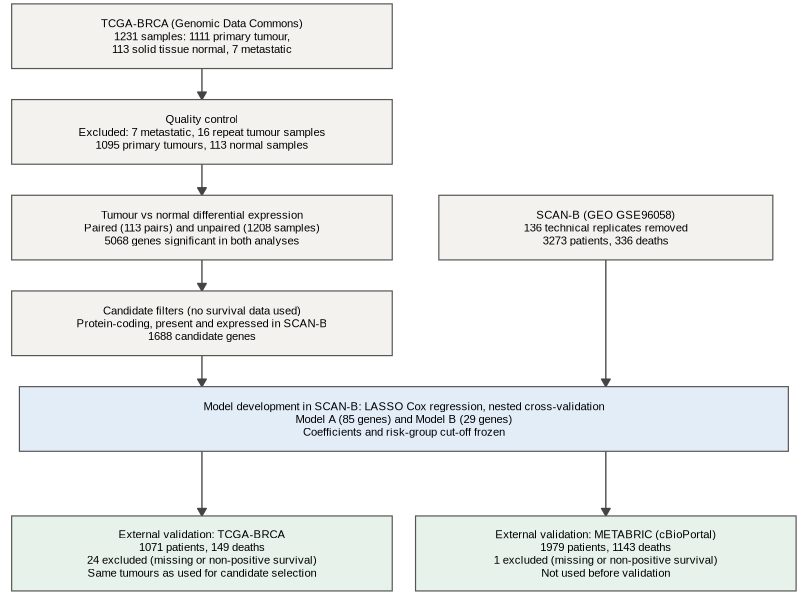

Write R code to recreate this figure.
# 24_study_flow.R
# Study flow diagram (REMARK item 12): patients and genes at each stage of the analysis.
# Counts are those reported by 01-06c and 09 (see the corresponding logs).
# Run from the project root with the brca_modules environment:
#   Rscript scripts/24_study_flow.R

suppressPackageStartupMessages(library(ggplot2))

box <- function(id, x, y, w, h, label, fill = "#f3f2ee") data.frame(id, x, y, w, h, label, fill)
b <- rbind(
  box("t1", 2.55, 11.0, 4.9, 1.25, "TCGA-BRCA (Genomic Data Commons)\n1231 samples: 1111 primary tumour,\n113 solid tissue normal, 7 metastatic"),
  box("t2", 2.55, 9.15, 4.9, 1.25, "Quality control\nExcluded: 7 metastatic, 16 repeat tumour samples\n1095 primary tumours, 113 normal samples"),
  box("t3", 2.55, 7.3, 4.9, 1.25, "Tumour vs normal differential expression\nPaired (113 pairs) and unpaired (1208 samples)\n5068 genes significant in both analyses"),
  box("t4", 2.55, 5.45, 4.9, 1.25, "Candidate filters (no survival data used)\nProtein-coding, present and expressed in SCAN-B\n1688 candidate genes"),
  box("s1", 7.75, 7.3, 4.3, 1.25, "SCAN-B (GEO GSE96058)\n136 technical replicates removed\n3273 patients, 336 deaths"),
  box("m",  5.15, 3.6, 9.9, 1.25, "Model development in SCAN-B: LASSO Cox regression, nested cross-validation\nModel A (85 genes) and Model B (29 genes)\nCoefficients and risk-group cut-off frozen", "#e3edf8"),
  box("v1", 2.55, 1.0, 4.9, 1.45, "External validation: TCGA-BRCA\n1071 patients, 149 deaths\n24 excluded (missing or non-positive survival)\nSame tumours as used for candidate selection", "#e6f2ea"),
  box("v2", 7.75, 1.0, 4.9, 1.45, "External validation: METABRIC (cBioPortal)\n1979 patients, 1143 deaths\n1 excluded (missing or non-positive survival)\nNot used before validation", "#e6f2ea"))
top <- function(i) c(b$x[b$id == i], b$y[b$id == i] + b$h[b$id == i] / 2)
bot <- function(i) c(b$x[b$id == i], b$y[b$id == i] - b$h[b$id == i] / 2)
arrow_df <- function(from, to) data.frame(x = from[1], y = from[2], xend = to[1], yend = to[2])
mtop <- b$y[b$id == "m"] + b$h[b$id == "m"] / 2; mbot <- b$y[b$id == "m"] - b$h[b$id == "m"] / 2
a <- rbind(arrow_df(bot("t1"), top("t2")), arrow_df(bot("t2"), top("t3")), arrow_df(bot("t3"), top("t4")),
           arrow_df(bot("t4"), c(2.55, mtop)), arrow_df(bot("s1"), c(7.75, mtop)),
           arrow_df(c(2.55, mbot), top("v1")), arrow_df(c(7.75, mbot), top("v2")))

g <- ggplot() +
  geom_segment(data = a, aes(x, y, xend = xend, yend = yend), linewidth = 0.45, colour = "#444444",
               arrow = arrow(length = unit(2.2, "mm"), type = "closed")) +
  geom_rect(data = b, aes(xmin = x - w / 2, xmax = x + w / 2, ymin = y - h / 2, ymax = y + h / 2, fill = fill),
            colour = "#555555", linewidth = 0.4) +
  geom_text(data = b, aes(x, y, label = label), size = 2.85, lineheight = 0.95, family = "Arial") +
  scale_fill_identity() + coord_cartesian(xlim = c(-0.05, 10.25), ylim = c(0.1, 11.7), expand = FALSE) +
  theme_void()
ggsave("figures/fig_study_flow.png", g, width = 6.85, height = 6.6, dpi = 650, bg = "white")
cat("Saved: figures/fig_study_flow.png\n")
